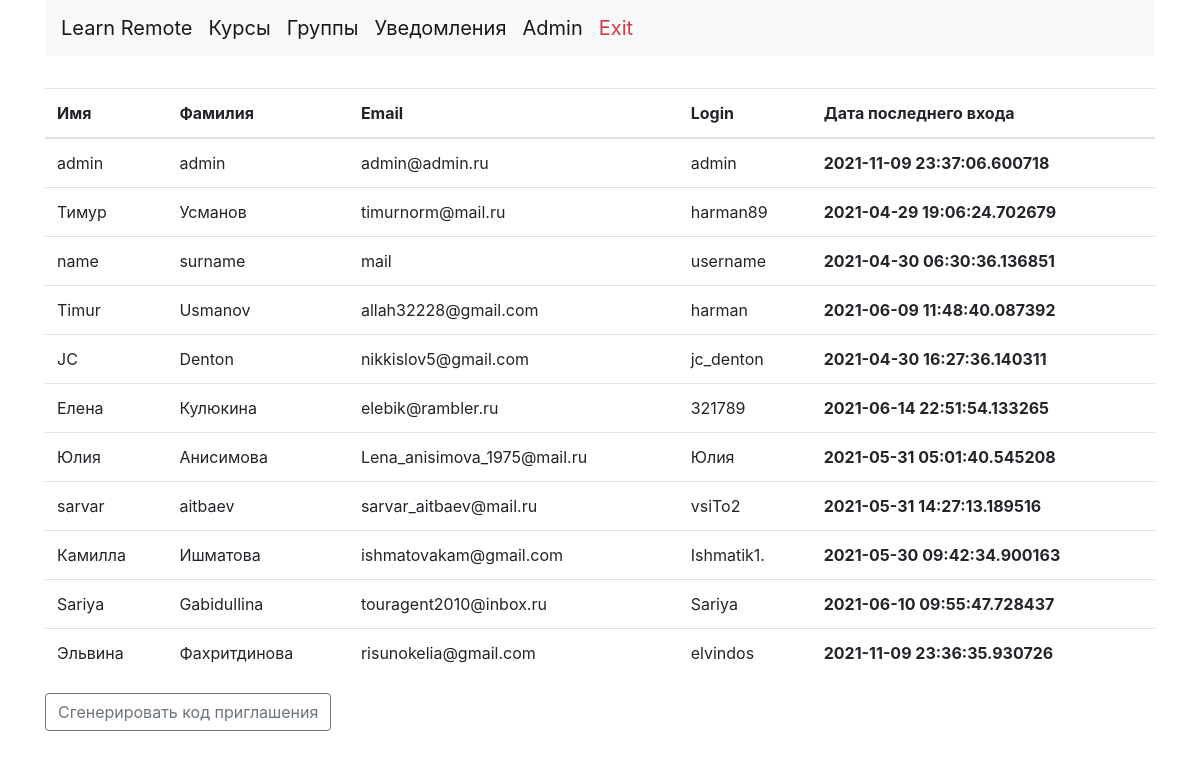
The page /admin (signed in) on the database its author committed.
### model.py (models this page shows, shortened)
class User(db.Model, UserMixin):
    __tablename__ = "user"
    id = Column(Integer(), primary_key=True)
    username = Column(String(255), nullable=False)
    password_hash = Column(String(255), nullable=False)
    name = Column(String(255), nullable=False)
    surname = Column(String(255), nullable=False)
    email = Column(String(255), nullable=False)
    role = Column(String(255), nullable=False, default="teacher")
    last_login_time = Column(DateTime, default=datetime.datetime.now())
    usergroup = relationship('UserGroup',backref='user', lazy = 'dynamic')
    marks = relationship('Marks',backref='user', lazy = 'dynamic')

### index.py (the view)
@app.route("/admin")
def show_admin_panel(message=""):
    if current_user.is_authenticated:
        if current_user.role == "admin":
            users = db.session.query(User).all()
            return render_template("admin.html", users_list=users, message=message)
        else:
            return index(message="Отказано в доступе")
    else:
        return index(message="Отказано в доступе")

### index.py (called while the page is built)
@login_manager.user_loader
def load_user(user_id):
    return db.session.query(User).get(user_id)

### templates/admin.html (shortened to what this page needs)
{% extends 'base.html' %}
{% block content %}
<div class="container">
    <table class="mt-2 table">
        <thead>
        <tr>
            <th scope="col">Имя</th>
            <th scope="col">Фамилия</th>
            <th scope="col">Email</th>
            <th scope="col">Login</th>
            <th scope="col">Дата последнего входа</th>
        </tr>
        </thead>
        <tbody>
        {% for i in users_list %}
        <tr>
            <td>{{i.name}}</td>
            <td>{{i.surname}}</td>
            <td>{{i.email}}</td>
            <td>{{i.username}}</td>
            <th>{{i.last_login_time}}</th>
        </tr>
        {% endfor %}
        </tbody>
    </table>
    <form action="/generate_invite_code" method="post">
        <button type="submit" class="btn btn-outline-secondary">Сгенерировать код приглашения</button>
    </form>
</div>
{% endblock %}

### rows shown on the page
User: name "admin", surname "admin", email "admin@admin.ru", username "admin", last_login_time "2021-11-09 23:37:06.600718"
User: name "Тимур", surname "Усманов", email "timurnorm@mail.ru", username "harman89", last_login_time "2021-04-29 19:06:24.702679"
User: name "name", surname "surname", email "mail", username "username", last_login_time "2021-04-30 06:30:36.136851"
User: name "Timur", surname "Usmanov", email "allah32228@gmail.com", username "harman", last_login_time "2021-06-09 11:48:40.087392"
User: name "JC", surname "Denton", email "nikkislov5@gmail.com", username "jc_denton", last_login_time "2021-04-30 16:27:36.140311"
User: name "Елена", surname "Кулюкина", email "elebik@rambler.ru", username "321789", last_login_time "2021-06-14 22:51:54.133265"
User: name "Юлия", surname "Анисимова", email "Lena_anisimova_1975@mail.ru", username "Юлия", last_login_time "2021-05-31 05:01:40.545208"
User: name "sarvar", surname "aitbaev", email "sarvar_aitbaev@mail.ru", username "vsiTo2", last_login_time "2021-05-31 14:27:13.189516"
User: name "Камилла", surname "Ишматова", email "ishmatovakam@gmail.com", username "Ishmatik1.", last_login_time "2021-05-30 09:42:34.900163"
User: name "Sariya", surname "Gabidullina", email "touragent2010@inbox.ru", username "Sariya", last_login_time "2021-06-10 09:55:47.728437"
User: name "Эльвина", surname "Фахритдинова", email "risunokelia@gmail.com", username "elvindos", last_login_time "2021-11-09 23:36:35.930726"
